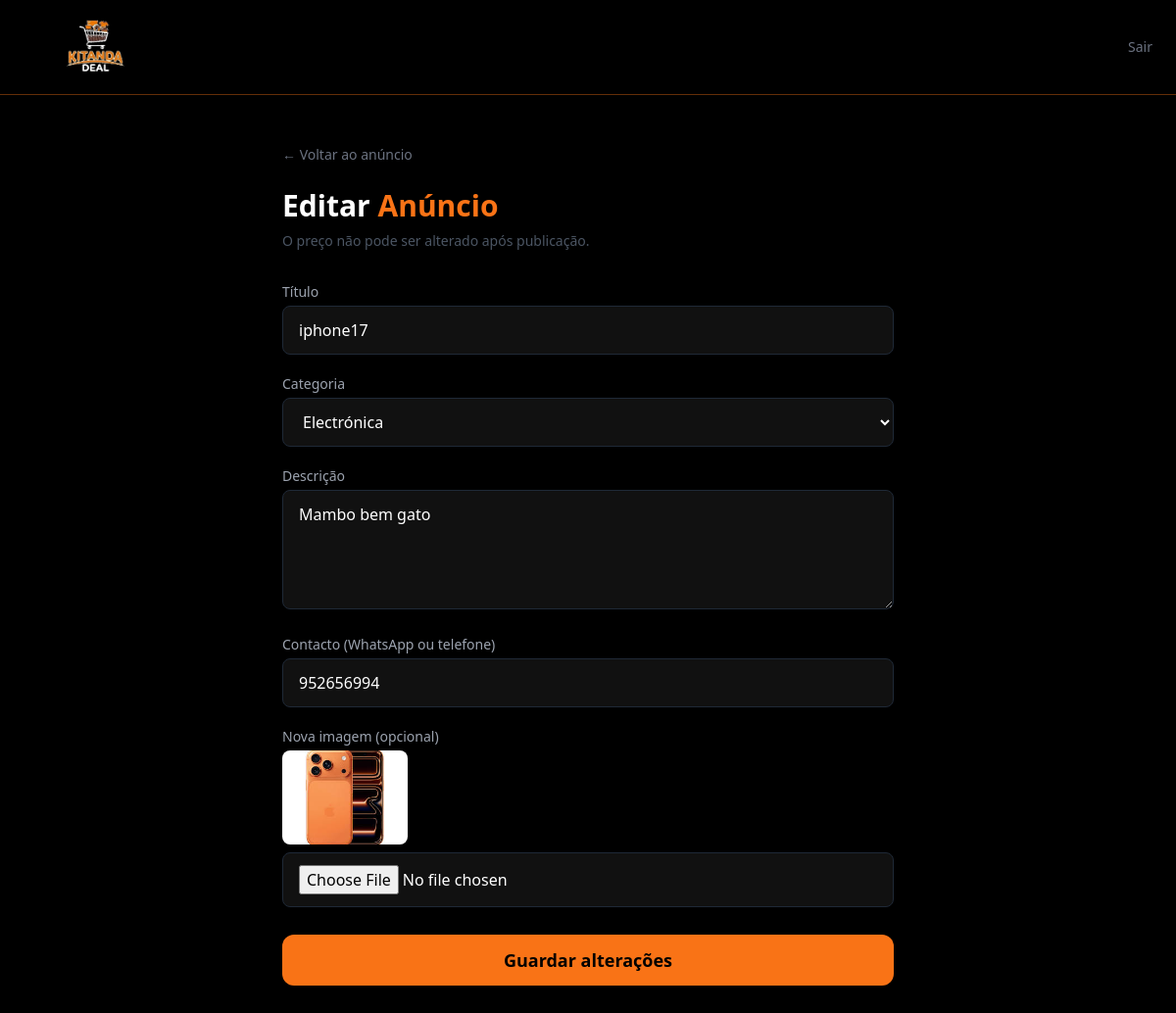
The page /editar/5 (signed in) on the database its author committed.
### app.py (models this page shows)
class Anuncio(db.Model):
    id = db.Column(db.Integer, primary_key=True)
    titulo = db.Column(db.String(100), nullable=False)
    descricao = db.Column(db.Text, nullable=False)
    preco = db.Column(db.String(20), nullable=False)
    categoria = db.Column(db.String(50), nullable=False)
    contacto = db.Column(db.String(50), nullable=False)
    imagem = db.Column(db.String(200), nullable=True)
    vendido = db.Column(db.Boolean, default=False)
    data = db.Column(db.DateTime, default=datetime.utcnow)
    utilizador_id = db.Column(db.Integer, db.ForeignKey('utilizador.id'), nullable=False)

### app.py (the view, shortened to what this page needs)
@app.route('/editar/<int:id>', methods=['GET', 'POST'])
def editar(id):
    anuncio = Anuncio.query.get_or_404(id)
    if session.get('utilizador_id') != anuncio.utilizador_id:
        return redirect(url_for('index'))
    return render_template('editar.html', anuncio=anuncio, categorias=CATEGORIAS)

### templates/editar.html (shortened to what this page needs)
<!DOCTYPE html>
<html lang="pt">
<head>
    <script src="https://cdn.tailwindcss.com"></script>
</head>
<body class="text-white min-h-screen" style="background:#000000">
    <nav class="sticky top-0 z-30 border-b border-orange-500/40 px-6 py-2 flex justify-between items-center" style="background:#000000">
        <a href="/">
            <img src="{{ url_for('static', filename='logo.png.png') }}" alt="KitandaDeal" class="h-20">
        </a>
        <div class="flex items-center gap-3">
            <a href="/logout" class="text-gray-500 hover:text-orange-500 text-sm transition">Sair</a>
        </div>
    </nav>
    <div class="max-w-2xl mx-auto py-12 px-6">
        <a href="/anuncio/{{ anuncio.id }}" class="text-gray-500 hover:text-orange-500 text-sm mb-6 inline-block">← Voltar ao anúncio</a>
        <h2 class="text-3xl font-black mb-2">Editar <span class="text-orange-500">Anúncio</span></h2>
        <p class="text-gray-600 text-sm mb-8">O preço não pode ser alterado após publicação.</p>
        <form method="POST" enctype="multipart/form-data" class="flex flex-col gap-5">
            <div>
                <label class="text-gray-400 text-sm mb-1 block">Título</label>
                <input type="text" name="titulo" required value="{{ anuncio.titulo }}"
                    class="w-full border border-gray-800 rounded-lg px-4 py-3 text-white focus:outline-none focus:border-orange-500 transition"
                    style="background:#111111">
            </div>
            <div>
                <label class="text-gray-400 text-sm mb-1 block">Categoria</label>
                <select name="categoria" required
                    class="w-full border border-gray-800 rounded-lg px-4 py-3 text-white focus:outline-none focus:border-orange-500 transition"
                    style="background:#111111">
                    {% for icone, cat in categorias %}
                    <option value="{{ cat }}" {% if anuncio.categoria == cat %}selected{% endif %}>{{ cat }}</option>
                    {% endfor %}
                </select>
            </div>
            <div>
                <label class="text-gray-400 text-sm mb-1 block">Descrição</label>
                <textarea name="descricao" required rows="4"
                    class="w-full border border-gray-800 rounded-lg px-4 py-3 text-white focus:outline-none focus:border-orange-500 transition"
                    style="background:#111111">{{ anuncio.descricao }}</textarea>
            </div>
            <div>
                <label class="text-gray-400 text-sm mb-1 block">Contacto (WhatsApp ou telefone)</label>
                <input type="text" name="contacto" required value="{{ anuncio.contacto }}"
                    class="w-full border border-gray-800 rounded-lg px-4 py-3 text-white focus:outline-none focus:border-orange-500 transition"
                    style="background:#111111">
            </div>
            <div>
                <label class="text-gray-400 text-sm mb-1 block">Nova imagem (opcional)</label>
                {% if anuncio.imagem %}
                <img src="{{ url_for('static', filename='uploads/' + anuncio.imagem) }}" class="w-32 h-24 object-cover rounded-lg mb-2">
                {% endif %}
                <input type="file" name="imagem" accept="image/*"
                    class="w-full border border-gray-800 rounded-lg px-4 py-3 text-white focus:outline-none focus:border-orange-500"
                    style="background:#111111">
            </div>
            <button type="submit"
                class="bg-orange-500 text-black font-black py-3 rounded-xl hover:bg-orange-400 transition text-lg mt-2">
                Guardar alterações
            </button>
        </form>
    </div>
</body>
</html>

### rows shown on the page
Anuncio: titulo "iphone17", categoria "Electrónica", descricao "Mambo bem gato", contacto "952656994", imagem (picture)
